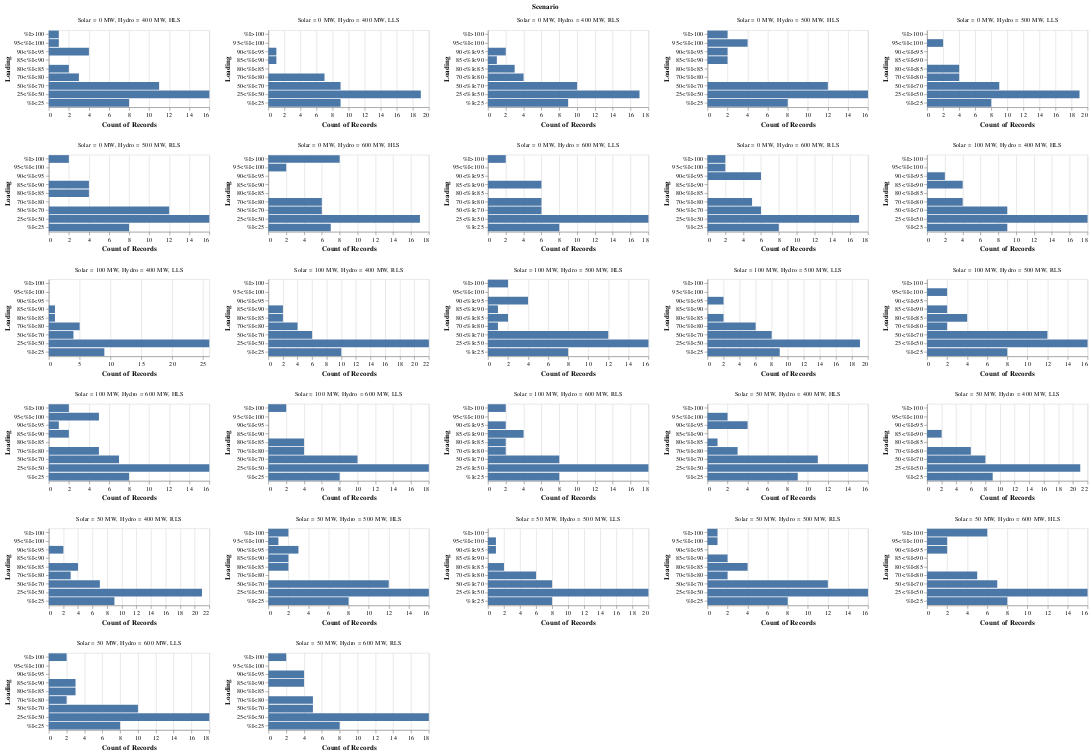

Here is the notebook cell this chart was saved with:
### Markdown cell above
A histogram is plotted to check the no of line branches in the above defined loading bracket

### Code cell
alt.Chart(data_l).mark_bar().encode(
    alt.Y('Loading', scale =alt.Scale(domain=['%I>100','95<%I<100','90<%I<95','85<%I<90','80<%I<85','70<%I<80','50<%I<70','25<%I<50','%I<25'])),
    alt.X('count()')).properties(height = 120, width = 250).facet('Scenario',columns=5).resolve_scale(x='independent', y = 'independent')

### Figure 1 — Vega-Lite specification as saved in the notebook (floating-point values rounded to 4 significant figures; data arrays with more than 128 entries replaced by an {"elided": "..."} marker saying what was removed)
{"config": {"view": {"continuousWidth": 300, "continuousHeight": 300}}, "data": {"name": "data-0f323d2eb9acbae8d60d5c6e59b60a3c"}, "facet": {"field": "Scenario", "type": "nominal"}, "spec": {"mark": {"type": "bar"}, "encoding": {"x": {"aggregate": "count", "type": "quantitative"}, "y": {"field": "Loading", "scale": {"domain": ["%I>100", "95<%I<100", "90<%I<95", "85<%I<90", "80<%I<85", "70<%I<80", "50<%I<70", "25<%I<50", "%I<25"]}, "type": "nominal"}}, "height": 120, "width": 250}, "columns": 5, "resolve": {"scale": {"x": "independent", "y": "independent"}}, "$schema": "https://vega.github.io/schema/vega-lite/v5.20.1.json", "datasets": {"data-0f323d2eb9acbae8d60d5c6e59b60a3c": {"elided": "1242 records"}}}
